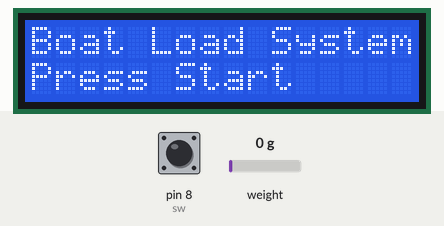
This sketch was run on a simulated Arduino Uno, built with avr-gcc and run on an emulated ATmega328P. Parts: 16×2 character LCD. The inputs (shaded band) are chosen by the test bench; at power-on: pin 8 (sw) HIGH, weight on the scale 0 g.

Above: at 0.1 s.
4.3 s: pin 8 (sw) pulled LOW for 0.15 s
At 5.0 s:
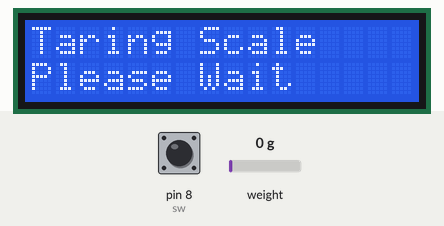
7.4 s: weight on the scale set to 90 g
At 9.5 s:
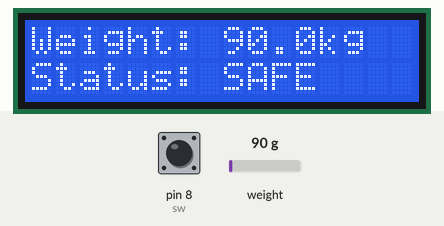
9.8 s: weight on the scale set to 105 g
At 11.5 s:
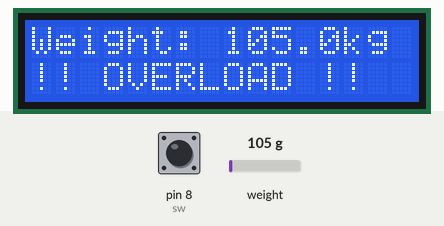
11.8 s: weight on the scale set to 100 g
At 13.4 s:
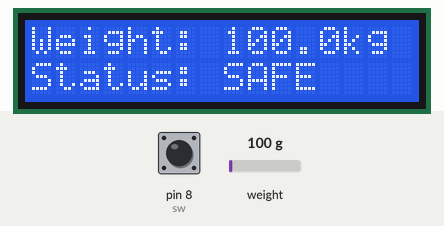
Timing chart, 0 to 14.8 s (numbered marks = the images above; inputs shaded):
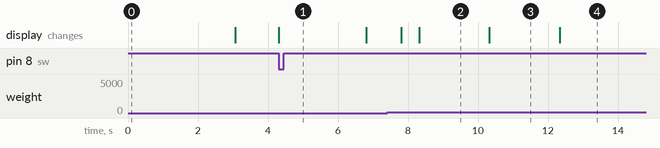

Measured:
- the behaviour switches between 100 and 101 g on weight on the scale (found by bisection; images 2 and 3)
- after the input at 4.3 s, the display: changes at once (image 1)
- after the input at 9.8 s, the display: changes after 0.53 s (image 3)
- after the input at 11.8 s, the display: changes after 0.54 s (image 4)

The sketch:

weighing_Arduino_code.ino
```cpp
#include <LiquidCrystal.h>
#include <HX711.h>

// ================= LCD =================
LiquidCrystal lcd(7, 6, 5, 4, 3, 2);

// ================= HX711 =================
#define DT   A0
#define SCK  A1
HX711 scale;

// ================= BUTTON =================
#define sw 8

// ================= VARIABLES =================
float weight = 0.0;
float maxWeight = 100.0;     // Maximum safe boat load (kg)
bool systemOn = false;

void setup() {

  pinMode(sw, INPUT_PULLUP);

  // -------- LCD INIT --------
  lcd.begin(16, 2);
  lcd.print("Boat Load System");
  lcd.setCursor(0, 1);
  lcd.print("Press Start");

  // -------- HX711 INIT --------
  scale.begin(DT, SCK);
  scale.set_scale(-2280);
  scale.tare();

  delay(2000);
  lcd.clear();
}

void loop() {

  // ========= START SYSTEM =========
  if (digitalRead(sw) == LOW && !systemOn) {
    systemOn = true;

    lcd.clear();
    lcd.print("Taring Scale");
    lcd.setCursor(0, 1);
    lcd.print("Please Wait");

    scale.tare();
    delay(1500);

    lcd.clear();
    lcd.print("System Ready");
    delay(1000);
    lcd.clear();
  }

  // ========= MAIN SYSTEM =========
  if (systemOn) {

    weight = scale.get_units(5);
    if (weight < 0) weight = 0;

    lcd.setCursor(0, 0);
    lcd.print("Weight: ");
    lcd.print(weight, 1);
    lcd.print("kg   ");

    lcd.setCursor(0, 1);

    // -------- OVERLOAD CHECK --------
    if (weight > maxWeight) {
      lcd.print("!! OVERLOAD !!");
    } else {
      lcd.print("Status: SAFE    ");
    }

    delay(500);
  }
}
```
